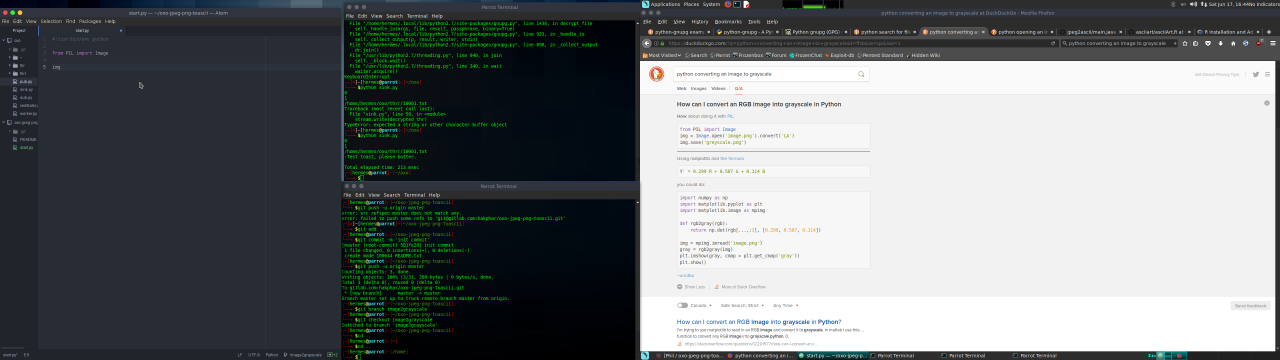
#> input picture image.png, 3840 x 1080 px (shown at 1/3 size)
$ python textcam.py image.png
#> lines starting #> are read from the running program, lines starting #| are printed output that depends on the picture
#!/usr/bin/env python

from PIL import Image
import os
import sys

asciicode = " -.-,-:-;-i-r-s-X-A-2-5-3-h-M-H-G-S-#-9-B-&-@".split("-")
if len(sys.argv) > 1:
    img = Image.open(sys.argv[1])
#> img is the input picture: PIL image 3840x1080 RGB; mean R, G, B 116.4, 120.9, 122.3

    colours = []
    img = img.resize((32, 32))
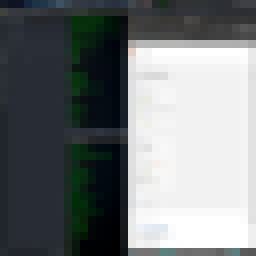
#> img: PIL image 32x32 RGB (shown 8 times larger); mean R, G, B 116.8, 121.2, 122.6
    grey = img.load()
    finalascii = open('/home/entropy/Code/textcam/avis/temp_photo.txt', 'w+')
    p = ""
    for y in range(32):
        for x in range(32):
            sample = (x, y)
            pixel = img.getpixel(sample)
            colours.append(pixel)
            rowcol = grey[y, x]
            asciinum = int(rowcol[0]/24)
            p += "\033[48;2;"+str(pixel[0])+";"+str(pixel[1])+";"+str(pixel[2])+"m"+str(asciicode[asciinum])+"\033[0m"
            finalascii.write("\033[48;2;"+str(pixel[0])+";"+str(pixel[1])+";"+str(pixel[2])+"m"+str(asciicode[asciinum])+"\033[0m")
        p += "\n"
        finalascii.write("\n")
#> after the loop, colours = 1024 items, first 6: (21, 25, 37), (14, 19, 34), (15, 20, 36), (21, 39, 61), (30, 50, 72), (34, 54, 74)
    finalascii.close()
    # print(p)
